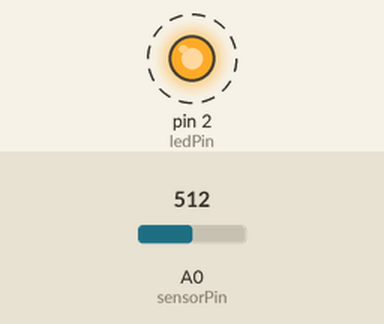
The sketch below on a simulated Arduino Uno, built with avr-gcc and run on an emulated ATmega328P. On the bench: output pins drawn as LEDs (lit = HIGH). Dashed ring = blinking. The inputs (shaded band) are chosen by the test bench; at power-on: A0 (sensorPin) = 512.

Above: at 1.26 s.
1.3 s: A0 (sensorPin) set to 122
At 2.0 s:
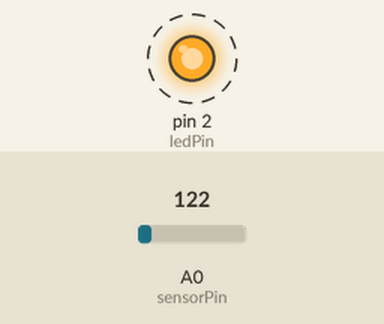
4.3 s: A0 (sensorPin) set to 511
At 4.63 s:
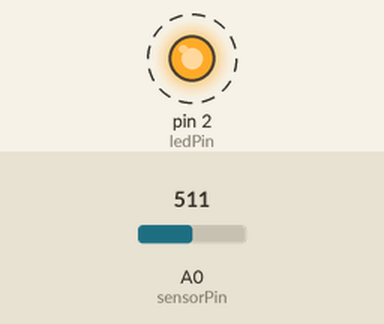
Timing chart, 0 to 13.3 s (numbered marks = the images above; inputs shaded):
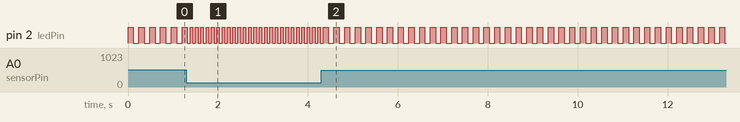

The sketch:

pot_to_rpm.ino
```cpp
/*
  Based on Analog Input Arduino example
  http://www.arduino.cc/en/Tutorial/AnalogInput

*/

int sensorPin = A0;    // select the input pin for the potentiometer
int ledPin = 2 ;      // select the pin for the LED
int sensorValue = 0;  // variable to store the value coming from the sensor

void setup() {
  // declare the ledPin as an OUTPUT:
  pinMode(ledPin, OUTPUT);
}

void loop() {
  digitalWrite(ledPin, HIGH);
  delay(map(analogRead(sensorPin), 0, 1023, 40, 200));
  digitalWrite(ledPin, LOW);
  delay(map(analogRead(sensorPin), 0, 1023, 40, 200));
}
```

Measured:
- after the input at 1.3 s, pin 2 (ledPin): alternates HIGH for 0.06 s and LOW for 0.06 s, starting after 0.08 s
- after the input at 4.3 s, pin 2 (ledPin): alternates HIGH for 0.12 s and LOW for 0.12 s, starting after 0.16 s
- by itself, pin 2 (ledPin): alternates HIGH for 0.12 s and LOW for 0.12 s
